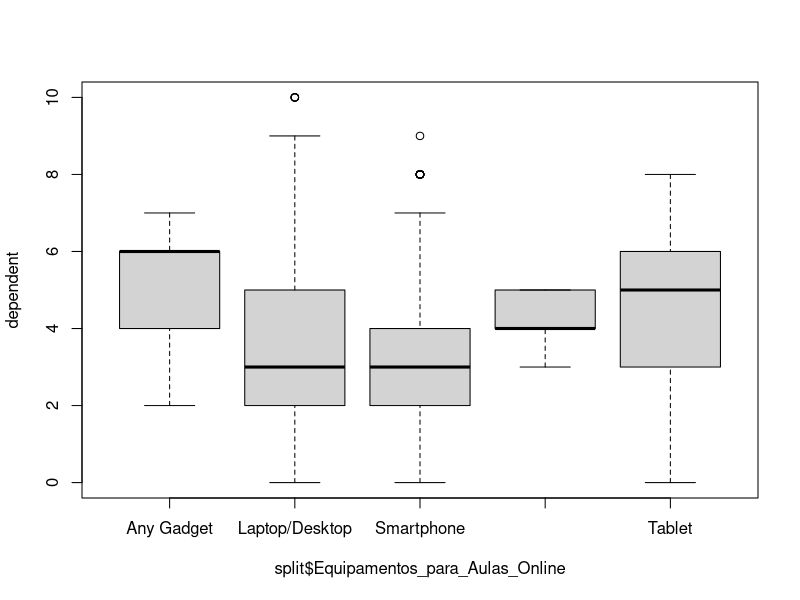
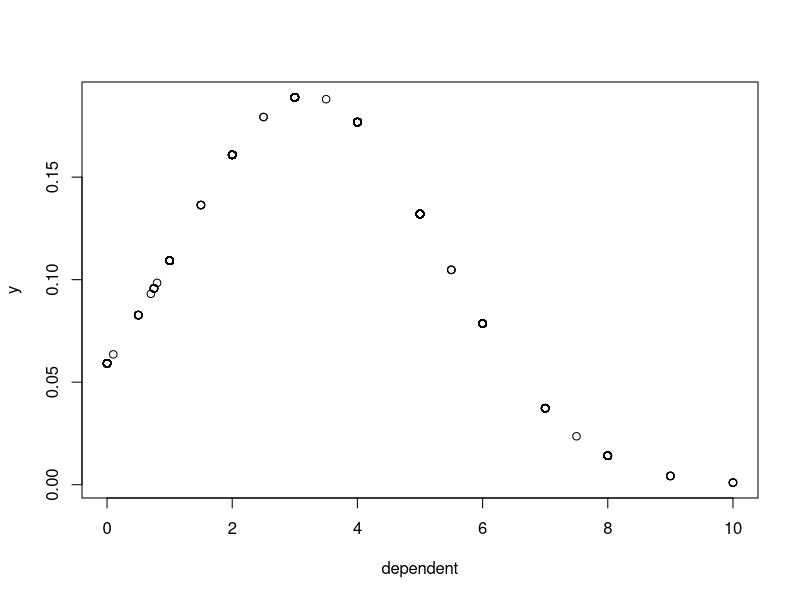

Reproduce these figures in R, in order.
# Carrega o dataset
df <- read.table("atividade2/dataset_PT.csv", header = TRUE, sep = ';', stringsAsFactors = FALSE)

split <- df[, 1:10]
equips <- list(split$Equipamentos_para_Aulas_Online)

# Variavel dependente -> tempo de estudo individual
dependent <- split[, 4]

global_mean <- mean(dependent)
global_sd <- sd(dependent)

equip_mean <- aggregate(dependent, equips, mean)
equip_sd <- aggregate(dependent, equips, sd)

boxplot(dependent~split$Equipamentos_para_Aulas_Online)

y <- dnorm(dependent, global_mean, global_sd)

# plot do grafico para verificar se a coluna desejada tem distribuicao normal
plot(dependent, y)

anova <- aov(Tempo_em_estudo_individual ~ Equipamentos_para_Aulas_Online, data = df)

print(summary(anova))
